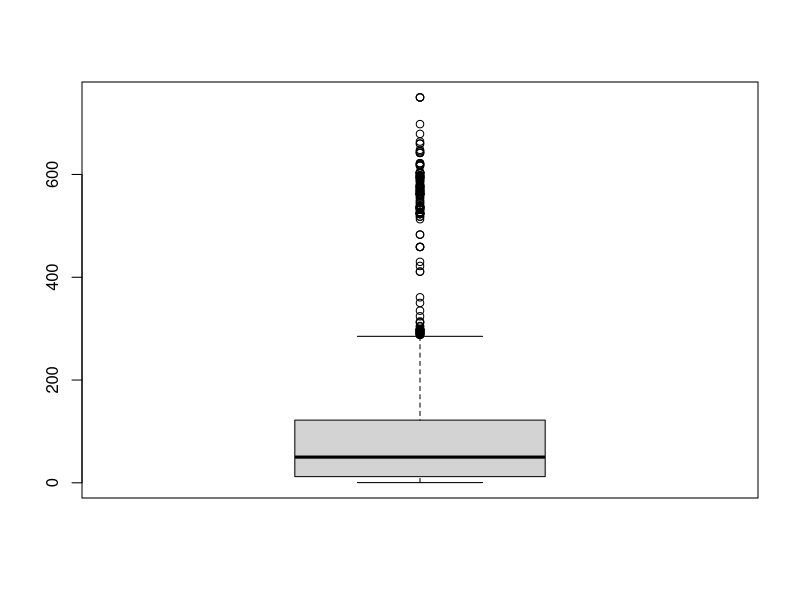
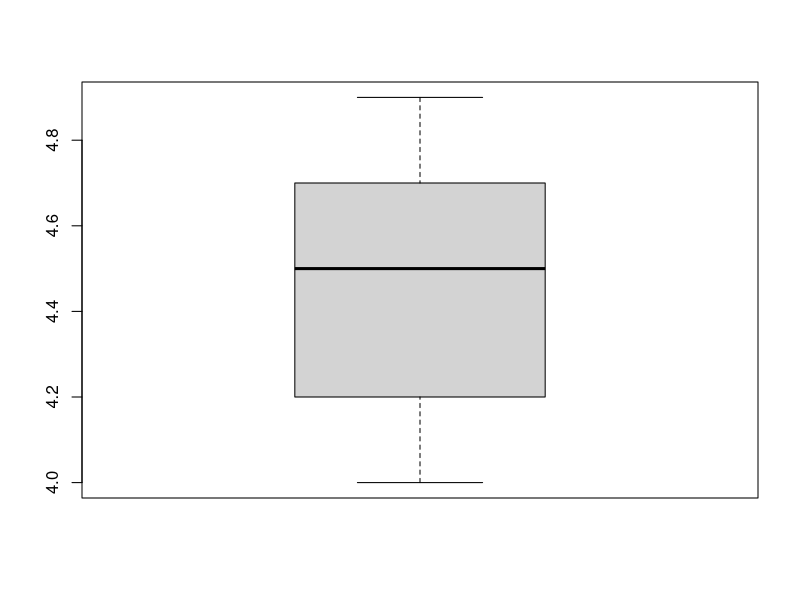
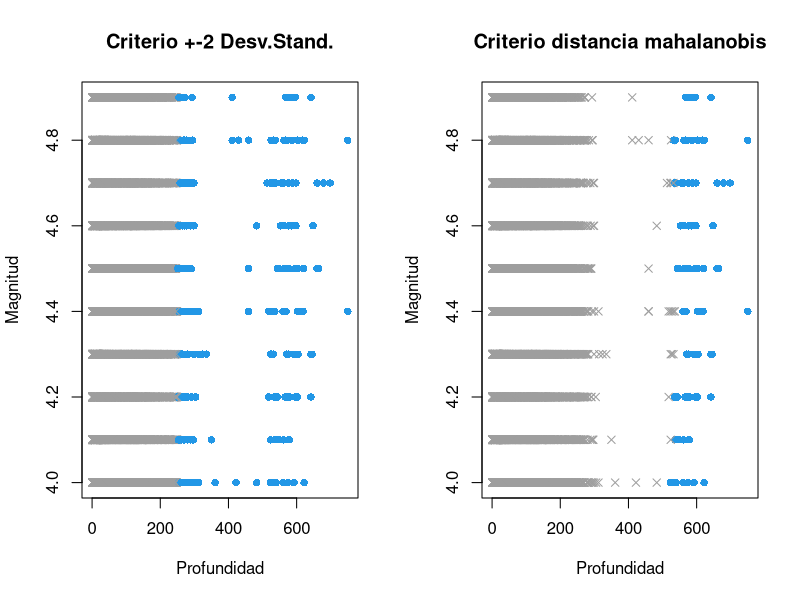

The R script that drew these images, in order:
## ---- chunk 1
knitr::opts_chunk$set(eval=T, echo=T)
## ---- chunk 2
# Importamos el data set
data_terremotos<-read.csv("../data/terremotos_centro_sur_america.csv",header=T,sep=",")
head(data_terremotos)
# Cantidad de registros
dim(data_terremotos)[1]
## ---- chunk 3
# Cargamos la librería Lubridate 
library(lubridate)

# Convertimos a tipo fecha y hora
data_terremotos$Fecha.y.Hora <- dmy_hms(substr(data_terremotos$Fecha.y.Hora, start = 1 , stop = 20) )
head(data_terremotos$Fecha.y.Hora)
## ---- chunk 4
# Número de mes
data_terremotos$Mes <- month(data_terremotos$Fecha.y.Hora)
# Hora
data_terremotos$Hora <- hour(data_terremotos$Fecha.y.Hora)
# Día de la semana
data_terremotos$Dia.Semana <- wday(data_terremotos$Fecha.y.Hora, label = TRUE, abbr = FALSE)
## ---- chunk 5
# Convertimos a tipo numérico la Magnitud
data_terremotos$Magnitud <- as.numeric(data_terremotos$Magnitud)

# Quitamos los caracteres y convertimos a tipo numérico la Profundidad
data_terremotos$Profundidad <- gsub('Â', '', data_terremotos$Profundidad)
data_terremotos$Profundidad <- gsub('km', '', data_terremotos$Profundidad)
data_terremotos$Profundidad <- gsub('.{1}$', '', data_terremotos$Profundidad)
data_terremotos$Profundidad <- as.numeric(data_terremotos$Profundidad)
## ---- chunk 6
# Estadísticas de valores vacíos
colSums(is.na(data_terremotos))
colSums(data_terremotos[c("Magnitud","Profundidad","Ubicacion")]=="")
## ---- chunk 7
# Calcular el boxplot de la Profundidad
Profundidad.bp <- boxplot(data_terremotos$Profundidad)
# Calculamos el rango de los outliers
range(Profundidad.bp$out)
# Calcular la cantidad de los outliers
length(Profundidad.bp$out)
## ---- chunk 8
# Calcular el boxplot de la Magnitud
Magnitud.bp <- boxplot(data_terremotos$Magnitud)
# Calculamos el rango de los outliers
range(Magnitud.bp$out)
# Calcular la cantidad de los outliers
length(Magnitud.bp$out)
## ---- chunk 9
#ap <- data.frame(Altura.cm=c(164, 167, 168, 169, 169, 170, 170, 170, 171,172, 172, 173, 173, 175, 176, 178), Peso.kg=c( 54, 57, 58, 60, 61, 60,61, 62, 62, 64, 62, 62, 64, 56, 66, 70))


#Criterio +/-2SD
ap <- data_terremotos[,c("Profundidad","Magnitud")]
Profundidad.outlier <- abs(scale(data_terremotos$Profundidad)) > 2
Magnitud.outlier <- abs(scale(data_terremotos$Magnitud)) > 2
pch <- (Profundidad.outlier | Magnitud.outlier) * 12
pch <- pch + 4
col <- (Profundidad.outlier | Magnitud.outlier) * 12
col <- pch + 4
  
par(mfrow=c(1,2))
plot(ap, pch=pch,col=col,main="Criterio +-2 Desv.Stand.")

#Criterio distancia Mahalanobis (los dos outliers más extremos)
n.outliers <- 100
m.dist.order <- order(mahalanobis(ap, colMeans(ap), cov(ap)), decreasing=TRUE)
is.outlier <- rep(FALSE, nrow(ap))
is.outlier[m.dist.order[1:n.outliers]] <- TRUE
pch <- is.outlier * 12
pch <- pch + 4
col <- is.outlier * 12
col <- pch + 4
plot(ap, pch=pch,col=col,main="Criterio distancia mahalanobis")
## ---- chunk 10
# Rango de los outliers
range(ap[is.outlier,]$Profundidad)
## ---- chunk 11
# Test Kolmogorov-Smirnov aplicado a la Magnitud
ks.test(data_terremotos$Magnitud, pnorm, mean(data_terremotos$Magnitud), sd(data_terremotos$Magnitud))
## ---- chunk 12
# Test Kolmogorov-Smirnov aplicado a la Profundidad
ks.test(data_terremotos$Profundidad, pnorm, mean(data_terremotos$Profundidad), sd(data_terremotos$Profundidad))
## ---- chunk 13
# Test Fligner-Killeen aplicado a la Intensidad para los grupos de paises.
fligner.test(Magnitud ~ Pais, data = data_terremotos)
## ---- chunk 14
# Test Fligner-Killeen aplicado a la Profundidad para los grupos de paises.
fligner.test(Profundidad ~ Pais, data = data_terremotos)
## ---- chunk 15
library(plyr)
# Contruimos una tabla con la media y varianza de la Magnitud de los Paises
# Calculamos la media
t_mean <- aggregate(data_terremotos$Magnitud, list(data_terremotos$Pais) , mean)
colnames(t_mean) <- c("Pais","Media")
# Calculamos la varianza
t_var <- aggregate(data_terremotos$Magnitud, list(data_terremotos$Pais) , var)
colnames(t_var) <- c("Pais","Varianza")
# Calculamos la cantidad de sismos
t_count <- count(data_terremotos,"Pais")
colnames(t_count) <- c("Pais","Cantidad")
# Contruimos la tabla y la ordenamos
table_pais <- merge(t_mean,t_var, by = "Pais")
table_pais <- merge(table_pais,t_count, by = "Pais")
table_pais[order(table_pais$Media,decreasing = TRUE),]
## ---- chunk 16
# Contruimos una tabla con la media y varianza de la Profundidad de los Paises
# Calculamos la media
t_mean <- aggregate(data_terremotos$Profundidad, list(data_terremotos$Pais) , mean)
colnames(t_mean) <- c("Pais","Media")
# Calculamos la varianza
t_var <- aggregate(data_terremotos$Profundidad, list(data_terremotos$Pais) , var)
colnames(t_var) <- c("Pais","Varianza")
# Calculamos la cantidad de sismos
t_count <- count(data_terremotos,"Pais")
colnames(t_count) <- c("Pais","Cantidad")
# Contruimos la tabla y la ordenamos
table_pais <- merge(t_mean,t_var, by = "Pais")
table_pais <- merge(table_pais,t_count, by = "Pais")
table_pais[order(table_pais$Media,decreasing = TRUE),]
## ---- chunk 17
# Test Kruskal para la Magnitud según los Paises. Sin considerar a Paraguay
kruskal.test(Magnitud ~ Pais, data = data_terremotos[data_terremotos$Pais!='paraguay',])
## ---- chunk 18
# Test Kruskal para la Progundidad los Paises. Sin considerar a Paraguay
kruskal.test(Profundidad ~ Pais, data = data_terremotos[data_terremotos$Pais!='paraguay',])
## ---- chunk 19
t.test(data_terremotos$Magnitud[data_terremotos$Pais=='brazil'],data_terremotos$Magnitud[data_terremotos$Pais=='chile'],alternative="greater", var.equal=FALSE)
## ---- chunk 20
t.test(data_terremotos$Magnitud[data_terremotos$Pais=='brazil'],data_terremotos$Magnitud[data_terremotos$Pais=='mexico'],alternative="greater", var.equal=FALSE)
## ---- chunk 21
t.test(data_terremotos$Profundidad[data_terremotos$Pais=='argentina'],data_terremotos$Profundidad[data_terremotos$Pais=='bolivia'],alternative="greater", var.equal=FALSE)
## ---- chunk 22
t.test(data_terremotos$Profundidad[data_terremotos$Pais=='argentina'],data_terremotos$Profundidad[data_terremotos$Pais=='brazil'],alternative="greater", var.equal=FALSE)
## ---- chunk 23

